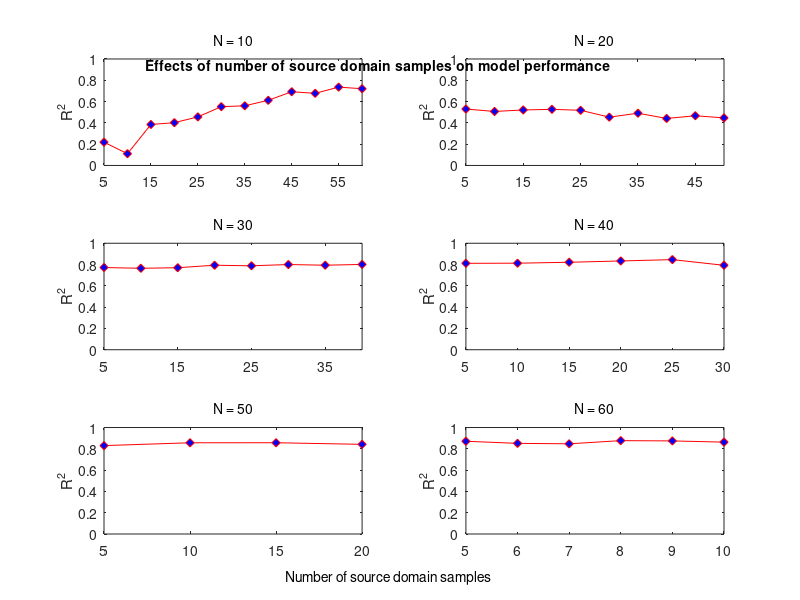

Recreate this plot in MATLAB.
clear all
clc

load R_10.mat
A = r2; % 5:5:60

load R_20.mat
B = r2; % 5:5:50

load R_30.mat
C = r2; % 5:5:40

load R_40.mat
D = r2; % 5:1:30

load R_50.mat
E = r2; % 5:1:20

load R_60.mat
F = r2; % 5:1:10

figure
subplot(3,2,1)
plot(5:5:60,A,'r-d','MarkerFaceColor','b')
xlim([5 60])
ylim([0 1])
set(gca,'xtick',5:10:60)
set(gca,'xticklabel',5:10:60)
ylabel('R^2')
title('N = 10','fontweight','normal','fontsize',10)

subplot(3,2,2)
plot(5:5:50,B,'r-d','MarkerFaceColor','b')
xlim([5 50])
ylim([0 1])
set(gca,'xtick',5:10:50)
set(gca,'xticklabel',5:10:50)
ylabel('R^2')
title('N = 20','fontweight','normal','fontsize',10)

subplot(3,2,3)
plot(5:5:40,C,'r-d','MarkerFaceColor','b')
xlim([5 40])
ylim([0 1])
set(gca,'xtick',5:10:40)
set(gca,'xticklabel',5:10:40)
ylabel('R^2')
title('N = 30','fontweight','normal','fontsize',10)

subplot(3,2,4)
plot(5:5:30,D(1:5:26),'r-d','MarkerFaceColor','b')
xlim([5 30])
ylim([0 1])
set(gca,'xtick',5:5:30)
set(gca,'xticklabel',5:5:30)
ylabel('R^2')
title('N = 40','fontweight','normal','fontsize',10)

subplot(3,2,5)
plot(5:5:20,E(1:5:16),'r-d','MarkerFaceColor','b')
xlim([5 20])
ylim([0 1])
set(gca,'xtick',5:5:20)
set(gca,'xticklabel',5:5:20)
ylabel('R^2')
title('N = 50','fontweight','normal','fontsize',10)

subplot(3,2,6)
plot(5:10,F(1:6),'r-d','MarkerFaceColor','b')
xlim([5 10])
ylim([0 1])
set(gca,'xtick',5:10)
set(gca,'xticklabel',5:10)
ylabel('R^2')
title('N = 60','fontweight','normal','fontsize',10)

text(1.5,-0.4,'Number of source domain samples')
text(-1.2,4.4,'Effects of number of source domain samples on model performance','fontsize',10,'fontweight','bold')

% figure
% subplot(2,1,1)
% plot(A,'r-d','MarkerFaceColor','b')
% ylim([0.4 0.7])
% legend('N = 20')
% set(gca,'xticklabel',5:5:50)
% ylabel('R^2')
% title('Effects of number of source domain samples on model performance','fontsize',10)
% subplot(2,1,2)
% plot(B,'r-.o','MarkerFaceColor','b')
% xlim([1 16])
% legend('N = 50')
% set(gca,'xticklabel',5:5:20)
% xlabel('Number of source domain samples')
% ylabel('R^2')